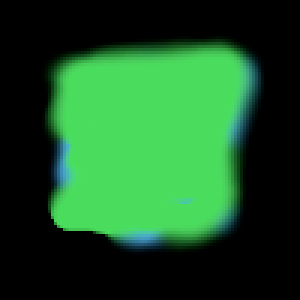
#> input picture test.png, 100 x 100 px, given in place of the camera (shown 3 times larger)
$ python betrachter.py
#> lines starting #> are read from the running program, lines starting #| are printed output that depends on the picture; after the words box and inside, x2 and y2 are one past the last pixel; in counts of white or black regions, pixels touching at a corner belong together
#> further down, img is the input picture: shape (100, 100, 3); mean B, G, R 37.7, 83.1, 27.8
from sys import hash_info
from typing import List, Tuple
import cv2
import numpy as np
from cv2.cv2 import imshow, rectangle


def imshow_small(name, image):
    small_img = cv2.resize(image, [960, 540])
    cv2.imshow(name,small_img)
    cv2.waitKey(1)

def extract_colors(mat, *, saturation_threshold=80):

    # Into HSV and filter out stuff that actually has colors.
#> called with saturation_threshold = 80
    img_hsv = cv2.cvtColor(mat, cv2.COLOR_BGR2HSV_FULL)
#> img_hsv: shape (100, 100, 3); mean H, S, V 44.6, 82.9, 83.4
    color_mask = cv2.inRange(img_hsv, (0, saturation_threshold, 100), (255, 255, 255))
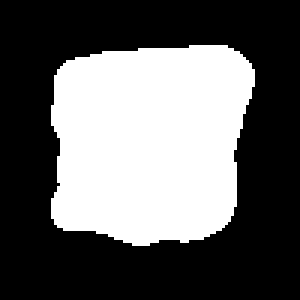
#> color_mask: shape (100, 100) (shown 3 times larger); 38.5% white; 1 white region
    img_hsv = cv2.bitwise_or(img_hsv, img_hsv, mask=color_mask)
#> img_hsv: shape (100, 100, 3); mean H, S, V 35.9, 65.2, 80.3

    # Back to normal again.
    img_hsv = cv2.medianBlur(img_hsv, 5)
#> img_hsv: shape (100, 100, 3); mean H, S, V 35.7, 65, 80.2
    # img_hsv = np.uint8(img_hsv * np.array([1, 10, 1]))
    img_hsv = cv2.cvtColor(img_hsv, cv2.COLOR_HSV2BGR_FULL)
    imshow_small("Clean",img_hsv)
#> in imshow_small, `small_img = cv2.resize(image, [960, 540])`:
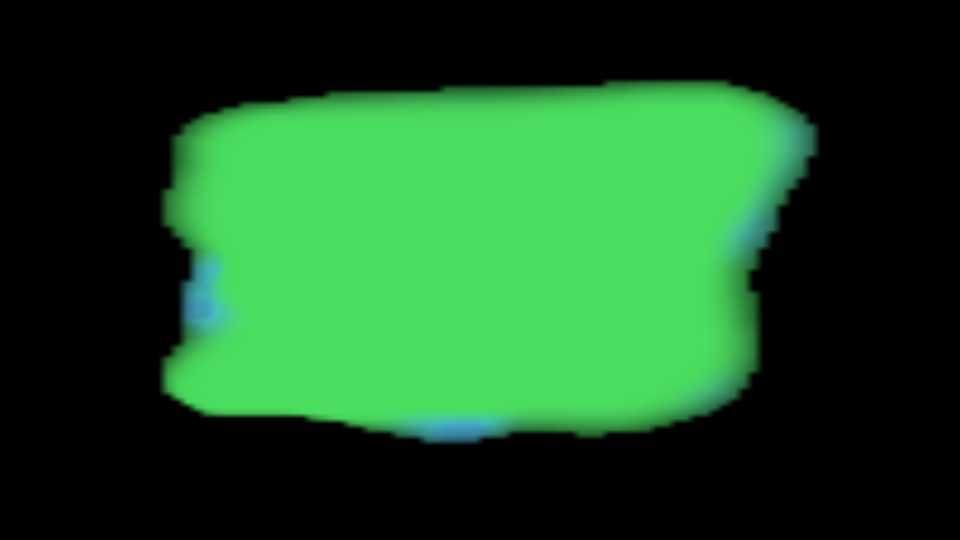
#> small_img: shape (540, 960, 3); mean B, G, R 35.9, 80.2, 27.1

    # mask = cv2.inRange(img_hsv, (118, 100, 100), (138, 255, 255))

    return img_hsv


def angle_of_vec(vec):
    vec1 = vec
    vec2 = [1, 0]

    unit1 = vec1 / np.linalg.norm(vec1)
    unit2 = vec2 / np.linalg.norm(vec2)
    dot_product = np.dot(unit1, unit2)
    return np.arccos(dot_product)


def intersect(line_a, line_b):
    """
    line_a is a straight line defined by: I = line_a[0] + x*line_a[1]
    line_b is a straight line defined by: I = line_b[0] + y*line_b[1]

    Now we say that I = I and solve for x using Cramer's rule
    """
    A = np.array(line_a[0])
    B = np.array(line_a[1])
    # A + xB
    # print(A, "+ x", B)

    D = np.array(line_b[0])
    K = np.array(line_b[1])
    # print(D, "+ y", K)
    # D + yK

    b = D - A

    mat_A = np.array([B, -K])
    mat_Ax = np.array([b, -K])
    # print(mat_A)
    # print(mat_Ax)

    x = np.linalg.det(mat_Ax)/np.linalg.det(mat_A)

    I = A + x*B

    return I

"""
print(intersect(
        [
            [2, 3], [0, -1]
            ],
        [
            [3, 1], [-1, 0]
            ]
        ))
"""

# exit(0)


# BGR -> ROT, GRÜN, BLAU, LILA
CLRS = [
                (0,0, 255),
                (0, 255, 0),
                (255, 0, 0),
                (255, 0, 255)
                ]

def verts_to_rect(verts: np.ndarray):
    """
    Takes in the corners of a Rectangle and returns
    ((center_x, center_y),width,height,angle)
    """
    center = np.average(verts, 0)

    width = np.linalg.norm(verts[0]-verts[1], 2)
    height = np.linalg.norm(verts[1]-verts[2], 2)


    angle = np.arctan2(*(verts[1] - verts[2]).T) * -1 # Top left is 0,0 -> Y axis is flipped

    if height > width:
        height, width = width, height
        angle += np.pi/2

    return center, width, height, angle

def detect_rectangles(mat) -> List[np.ndarray]:
    """
    Takes in an image (which shou)
    Returns a List of Rectangles in the form: [((center_x, center_y),width,height,angle)]
    """
    gray = cv2.cvtColor(mat, cv2.COLOR_BGR2GRAY)
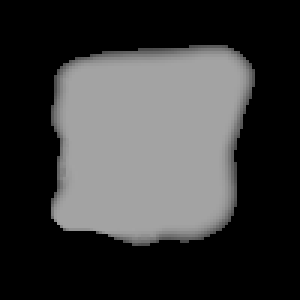
#> gray: shape (100, 100) (shown 3 times larger); min 0, max 164, mean 59.4
    contours, _ = cv2.findContours(gray.copy(), cv2.RETR_EXTERNAL, cv2.CHAIN_APPROX_SIMPLE)
#> contours = 1 contour; box (x1, y1, x2, y2) and area: (17, 15, 85, 82) 3735

    cont_mat = np.zeros(mat.shape, np.uint8)
    cv2.drawContours(cont_mat, contours, -1, (0, 0, 255), 1)
    cv2.imshow("Contours: ", cont_mat)


    rectangles = []
    # Simplify stuff
    for cnt in contours:
        # Sanity exit. No square will be detected with less than 5 points....
        if len(cnt) < 5:
            continue
        # print("Found contour of length: ", len(cnt))
        hist_res = 50
        hist = np.zeros((hist_res, ))
        hist2 = np.zeros((hist_res, ))

        better_cnt = np.reshape(cnt, [cnt.shape[0], 2])

        # == 1: Find out Angle via Hughes.. (Probably this could be achieved more easily but nows not the time.)
        for index, point_b in enumerate(better_cnt[1:], 0):
            cv2.circle(cont_mat, point_b, 1, (255, 0, 0), 1)

            point_a = better_cnt[index - 1]


            # Hist will range from 0 - 90 deg
            phi = np.fmod((np.arctan2(*(point_b - point_a).T)+np.pi)/(np.pi*2) * 100, 25)/25
            # print(phi)

            dist = np.linalg.norm(point_b - point_a, 2)

            hist_index = int(np.floor(phi*hist_res))
            hist[hist_index] = hist[hist_index]+(dist**2)
            hist2[hist_index] = hist2[hist_index]+(dist**2)

        best_guess = np.argmax(hist)/hist_res * np.pi/2

        hist = hist / np.max(hist)
        hist2 = hist2 / np.max(hist2)
        hist = cv2.resize(hist, (100, 100))
        hist2 = cv2.resize(hist2, (100, 100))
        # cv2.imshow("Hist: ", hist)
        # cv2.imshow("Hist2: ", hist2)
        # cv2.waitKey(None)

        # == 1x: Angles found. Calculate all of them for easier use.
        actual_angles = [best_guess + n*np.pi/2 for n in range(0, 4)]

        #Output only.
        #for angle in actual_angles:
            #line_a = (60, 60)
            #line_b = (line_a[0]+int(100*np.cos(angle)), line_a[1]+int(100*np.sin(angle)))
            #cv2.line(cont_mat, line_a, line_b, (255, 0, 0), 2)

        # == 2: Group all the points into parts of the line.
        # === Prepare groups
        group_thresholds = [p-np.pi/4 for p in actual_angles]
        correction_factor = -group_thresholds[0]+np.pi/2
        group_thresholds = [t + correction_factor for t in group_thresholds] #TODO: Are per definition now fixed to [90, 180, 270, 360]

        # print("Group Thresholds: ", np.degrees(group_thresholds))
        # print("Correction", np.degrees(correction_factor))
        groups = [[], [], [], []]
        # === Stick everything into a groups
        for index, point_b in enumerate(better_cnt[1:], 0):
            point_a = better_cnt[index - 1]

            phi = np.arctan2(*(point_b - point_a).T)+np.pi
            # print(np.degrees(phi), "(", np.degrees(phi + correction_factor), ")")
            for grp_index, thresh in enumerate(group_thresholds):
                if np.fmod(phi + correction_factor, 2*np.pi)  < thresh:
                    # print("  -->",grp_index)
                    # groups[grp_index].append(index)
                    groups[grp_index].append(point_b)
                    cv2.circle(cont_mat, point_b, 1, CLRS[grp_index], 1)
                    break
        # print("GROUPS: ", groups)

        # TODO: Refactor this using defs
        has_empty_groups = False
        for grp in groups:
            if len(grp) < 1:
                has_empty_groups = True
        if has_empty_groups:
            print("Has empty groups.")
            continue


        # 3: Calculate the actual line-averages for each border.
        # Borders contains for every side of the rectangle [A, unit(AC] where A and C are points on the line
        borders = []
        for idx, group in enumerate(groups): # TODO: Correction factor for 'if group_thresholds[0]'
            com = np.average(group, 0)
            # print("i:", idx, "COM: ", com)
            # print("Angle: ", np.degrees(actual_angles[idx]))
            angle = actual_angles[idx]
            # line_a = (int(com[0]-100*np.cos(angle)), int(com[1]-100*np.sin(angle)))
            line_b = (int(com[0]+100*np.cos(angle)), int(com[1]-100*np.sin(angle))) #Minus Sinus because the coordinate system is origin upper left (Is this explaination correct?)
            cv2.line(cont_mat, np.uint32(com), line_b, (255, 0, 0), 2)
            cv2.circle(cont_mat, np.uint8(com), 1, CLRS[idx], 4)

            ac = np.subtract(line_b, com)

            borders.append([com, ac / np.linalg.norm(ac, 2)])

            pass

        vertices = []
        for idx_a in range(0, 4):
            idx_b = (idx_a+1)%4

            vertex = intersect(borders[idx_a], borders[idx_b])

            cv2.circle(cont_mat, np.uint8(vertex), 1, CLRS[idx_a], 4)

            vertices.append(vertex)

            # TODO: Intersect borders[idx_a] and borders[idx_b]
            # TODO: Save the resulting point in vertices

        vertices = np.int32(np.array(vertices))

        # TODO: Threshold measures if the contour does not in fact belong to a recangle:
        #  * Error measure in association with groups
        #  * Check if total area is at least n% of the area of the bounding box


        #TODO Add Vertices to a greater collection outside

        # print("VERTICES:")
        # print(vertices)
        # print(vertices.reshape(-1, 1, 2))
        cv2.polylines(cont_mat, [vertices.reshape((-1, 1, 2))], True, (255, 255, 255), 3)
        rectangles.append(vertices)
#> this loop made 1 pass
#> (hist_res, best_guess, actual_angles, group_thresholds, correction_factor) on pass 1: (50, 0.0628, [0.0628, 1.63, 3.2, 4.78], [1.57, 3.14, 4.71, 6.28], 2.29)
#> pass 1, in detect_rectangles, `hist = cv2.resize(hist, (100, 100))`:
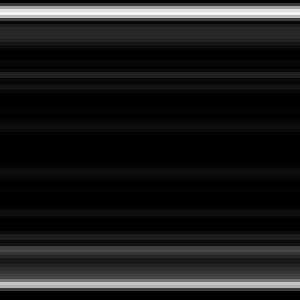
#> hist: shape (100, 100) float64 (shown 3 times larger); min 0, max 0.961, mean 0.106
#> after the loop:
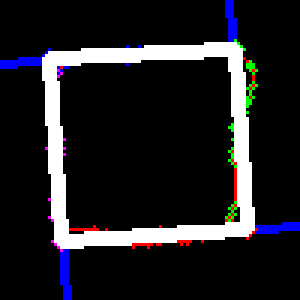
#> cont_mat: shape (100, 100, 3) (shown 3 times larger); mean of channels 0, 1, 2 36, 32.2, 32.9; drawn as B, G, R
#> after the loop, rectangles = [[[82, 76], [78, 16], [16, 19], [20, 80]]]
    return [verts_to_rect(v) for v in rectangles]
#> in verts_to_rect, `center = np.average(verts, 0)`: center = [49, 47.75]
#> in verts_to_rect, `width = np.linalg.norm(verts[0]-verts[1], 2)`: width = 60.13
#> in verts_to_rect, `height = np.linalg.norm(verts[1]-verts[2], 2)`: height = 62.07
#> in verts_to_rect, `angle = np.arctan2(*(verts[1] - verts[2]).T) * -1`: angle = -1.62
#> in verts_to_rect, `height, width = width, height`: height = 60.13; width = 62.07
#> in verts_to_rect, `angle += np.pi/2`: angle = -0.0483


def rect_to_verts(rectangle):
    if len(rectangle) != 4:
        print(rectangle)
        raise Exception("REE")
    center, width, height, angle = rectangle
    wrad, hrad = width/2, height/2
    center = np.array(center)


    verts = [
            [- wrad, -hrad],
            [- wrad, +hrad],
            [+ wrad, +hrad],
            [+ wrad, -hrad],
            ]

    rotMatrix = np.array([[np.cos(angle), -np.sin(angle)],
                         [np.sin(angle),  np.cos(angle)]])

    rotated = np.array([rotMatrix.dot(np.array(v)) + center for v in verts], dtype=np.int32)
    # print("Rotated: ", rotated)
    return rotated


class KalmanRects:
    def __init__(self, dist_threshold=10, life=5) -> None:
        self.rects: List["KalmanRect"] = []
        self.dist_threshold = dist_threshold
        self.life = life

    def push(self,new_rect) -> Tuple[Tuple[int, int], int, int, float]:
        new_center, *_ = new_rect

        # Todo use the rect which is closest.
        for rect in self.rects:
            c, *_ = rect.current()

            dist = np.linalg.norm((new_center - c), 2)
            if dist < self.dist_threshold:

                rect.push(new_rect)
                return rect.current()

        rect = KalmanRect()
        rect.push(new_rect)
        self.rects.append(rect)
        return rect.current()

    def age(self):
        for r in self.rects:
            r.age()

        self.rects = [a for a in self.rects if a.invalid_for < self.life]


class KalmanRect:
    def __init__(self) -> None:
        self.history = []
        self.invalid_for = 0

    def push(self, rect):
        (cx, cy), w, h, a = rect

        if len(rect) != 4:
            print(rectangle)
            raise Exception("REE")
        self.history.append((cx, cy, w, h, a))
        self.invalid_for = 0
        if len(self.history) > 5:
            self.history.pop(0)
        pass

    def age(self):
        self.invalid_for += 1

    def current(self):
        avg = np.average(self.history, 0)
        cx, cy, w, h, a = avg
        return (cx, cy), w, h, a


def wait_for_esc():
    while True:
        key = cv2.waitKey(None)
        if key == 27:
            break

if __name__ == "__main__":
    cap = cv2.VideoCapture(0)

    # [8 lines of commented-out code are left out]

    angle = 0
    kalman = KalmanRects()
    while True:
        _, img = cap.read()
        cv2.imshow("Image: ", img)
        extracted = extract_colors(img)
        rects = detect_rectangles(extracted)
#> rects = [([49, 47.75], 62.07, 60.13, -0.0483)]

        kalman.age()
        for rect in rects:
            cv2.polylines(img, [rect_to_verts(rect).reshape((-1, 1, 2))], True, (255, 0, 255), 1)
            kalman.push(rect)
#> this loop made 1 pass
#> (width in rect_to_verts, height in rect_to_verts, angle in rect_to_verts, wrad in rect_to_verts, hrad in rect_to_verts, rotMatrix in rect_to_verts, rotated in rect_to_verts) on pass 1: (62.07, 60.13, -0.0483, 31.04, 30.07, [[0.999, 0.0483], [-0.0483, 0.999]], [[16, 19], [19, 79], [81, 76], [78, 16]])
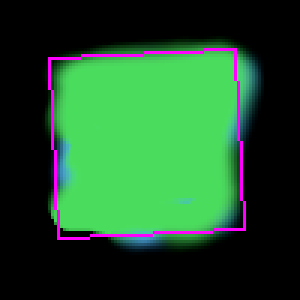
#> img: shape (100, 100, 3) (shown 3 times larger); 2.44% of pixels changed, all inside (x1, y1, x2, y2) = (16, 16, 82, 80)

        for rect in kalman.rects:
            cv2.polylines(img, [rect_to_verts(rect.current()).reshape((-1, 1, 2))], True, (255, 255, 255), 1)
#> this loop made 1 pass
#> (cx in current, cy in current, w in current, h in current, a in current, width in rect_to_verts, height in rect_to_verts, angle in rect_to_verts) on pass 1: (49, 47.75, 62.07, 60.13, -0.0483, 62.07, 60.13, -0.0483)
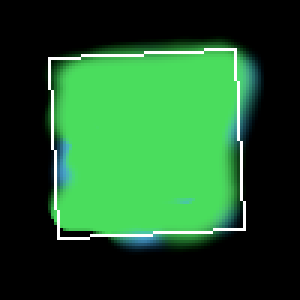
#> img: shape (100, 100, 3) (shown 3 times larger); 2.44% of pixels changed, all inside (x1, y1, x2, y2) = (16, 16, 82, 80)

        # cv2.polylines(img, [rect_to_verts(((100, 100), 10, 40, angle)).reshape((-1, 1, 2))], True, (255, 255, 0), 1)
        cv2.imshow("Rect: ", img)
        angle += np.pi/180
#> angle = 0.0175

        key = cv2.waitKey(1)
#> (key Esc is pressed here)
        if key == 27:
            break
    # """
